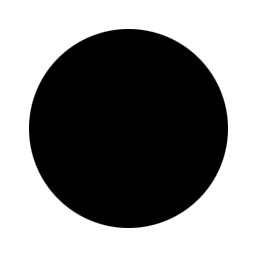
//> input picture Segment/CvSnakeImage/circle.bmp, 256 x 256 px
$ ./main   (built with g++ and OpenCV 4)
//> lines starting //> are read from the running program, lines starting //| are printed output that depends on the picture; after the words box and inside, x2 and y2 are one past the last pixel; in counts of white or black regions, pixels touching at a corner belong together
### Segment/CvSnakeImage/snakeimage.h
/**********************************************************************

Copyright (c) Mr.Bin. All rights reserved.
For more information visit: http://blog.csdn.net/webzhuce

**********************************************************************/
//modify based on cvSnakeImage. The general process of the algorithm is as follows.
//while (!converged) {
//		for (i = 0; i < number_of_points; i++) {
//  			Calculate Econt
//				Calculate Ecurv
//				Calculate Eimg
//				ENERGY = alpha * Econt + beta * Ecurv + gamma * Eimg;
//		}
//}

#pragma once
#include <opencv2/opencv.hpp>

#define SNAKE_BIG 2.e+38f
#define WTILE_SIZE 8
#define TILE_SIZE (WTILE_SIZE + 2)

enum  Scheme
{
	SNAKE_IMAGE,  ///image intensity is energy
	SNAKE_GRAD, //magnitude of gradient is energy
};
class SnakeImage
{
public:
	SnakeImage(const cv::Mat &src);
	void segment(std::vector<cv::Point> &points);
	void segment(std::vector<cv::Point> &points, std::vector<float> &alpha, std::vector<float> &beta, std::vector<float> &gamma);
	void setAlpha(float i) { alpha_ = i; }
	float getAlpha() const { return alpha_; }
	void setBeta(float i) { beta_ = i; }
	float getBeta() const { return beta_; }
	void setGamma(float i) { gamma_ = i; }
	float getGamma() const { return gamma_; }

private:
	void drawCurve(std::vector<cv::Point> &points);
	cv::Size win_{ 5, 5 };
	float alpha_ = 0.4;
	float beta_ = 0.6;
	float gamma_ = 0.8;
	Scheme scheme_ = SNAKE_IMAGE;
	cv::Mat src_;
	cv::Mat image_; //for debugging
	cv::TermCriteria termcriteria_;
};

### Segment/CvSnakeImage/snakeimage.cpp
/**********************************************************************

Copyright (c) Mr.Bin. All rights reserved.
For more information visit: http://blog.csdn.net/webzhuce

**********************************************************************/
#include "snakeimage.h"

SnakeImage::SnakeImage(const cv::Mat &src)
{
	if (src.channels() == 3)
	{
		cv::cvtColor(src, src_, CV_BGR2GRAY);
		src.copyTo(image_);
	}
	else
	{
		src.copyTo(src_);
		cv::cvtColor(src, image_, CV_GRAY2BGR);
	}
	//set criteria for iteration termination
	termcriteria_.type = CV_TERMCRIT_ITER;
	termcriteria_.maxCount = 1000;
	termcriteria_.epsilon = 0.1;
}

void SnakeImage::segment(std::vector<cv::Point> &points)
{
	drawCurve(points);
	if (points.size() < 3)
		return;

	int i = 0, j = 0, k = 0;
	//win_ is a domain, in which  search minimization of energy for each point
	//neighbors is the number of points in win_
	int neighbors = win_.height * win_.width;
	//the center of win_
	int centerx = win_.width >> 1;
	int centery = win_.height >> 1;

	//energy terms of neighbors of every points
	float *Econt = new float[neighbors];
	float *Ecurv = new float[neighbors];
	float *Eimg = new float[neighbors];
	float *E = new float[neighbors];

	//for two order difference
	int tx = 0, ty = 0;

	//for calculating distance
	float averagedistance = 0, diffx = 0, diffy = 0;

	//for calculating moving
	int offsetx = 0, offsety = 0;

	//temporary variables
	float tmp = 0.0, energy = 0.0;

	//if SNAKE_GRAD
	cv::Mat dx, dy, src;
	src_.convertTo(src, CV_16SC1);
	Sobel(src, dx, src.depth(), 1, 0, 1);
	Sobel(src, dy, src.depth(), 0, 1, 1);

	// the number of moved points in each iteration
	int movecount = 0;

	bool converged = false;
	int iteration = 0;
	while (!converged)
	{
		movecount = 0; // the number of moved points
		iteration++;

		//the average of distance between points
		averagedistance = 0;
		for (i = 0; i < points.size(); i++)
		{
			if (i != 0)
			{
				diffx = points[i - 1].x - points[i].x;
				diffy = points[i - 1].y - points[i].y;
			}
			else //n-1->0
			{
				diffx = points[points.size() - 1].x - points[i].x;
				diffy = points[points.size() - 1].y - points[i].y;
			}
			averagedistance += std::sqrt(std::pow(diffx, 2) + std::pow(diffy, 2));
		}
		averagedistance /= points.size();

		//search each point
		for (i = 0; i < points.size(); i++)
		{
			//calculate Econt
			float maxEcont = 0;
			float minEcont = SNAKE_BIG;
			//calculate reasonable search boundaries
			int left = std::min(points[i].x, centerx);
			int right = std::min(src_.cols - 1 - points[i].x, centerx);
			int upper = std::min(points[i].y, centery);
			int bottom = std::min(src_.rows - 1 - points[i].y, centery);
			for (j = -upper; j <= bottom; j++)
			{
				for (k = -left; k <= right; k++)
				{
					if (i == 0)
					{
						diffx = points[points.size() - 1].x - (points[i].x + k);
						diffy = points[points.size() - 1].y - (points[i].y + j);
					}
					else
					{
						diffx = points[i - 1].x - (points[i].x + k);
						diffy = points[i - 1].y - (points[i].y + j);
					}
					energy = std::abs(averagedistance - std::sqrt(std::pow(diffx, 2) + std::pow(diffy, 2)));
					Econt[(j + centery) * win_.width + k + centerx] = energy;
					maxEcont = std::max(maxEcont, energy);
					minEcont = std::min(minEcont, energy);
				}
			}
			//if maxEcont == minEcont, set Econt all to zero
			//else normalize Econt
			tmp = maxEcont - minEcont;
			tmp = (tmp == 0.0f) ? 0.0f : (1.0 / tmp);
			for (k = 0; k < neighbors; k++)
			{
				Econt[k] = (Econt[k] - minEcont) * tmp;
			}

			//calculate Ecurv
			float maxEcurv = 0.0f;
			float minEcurv = SNAKE_BIG;
			for (j = -upper; j <= bottom; j++)
			{
				for (k = -left; k <= right; k++)
				{
					if (i == 0)
					{
						tx = points[points.size() - 1].x - 2 * (points[i].x + k) + points[i + 1].x;
						ty = points[points.size() - 1].y - 2 * (points[i].y + j) + points[i + 1].y;
 					}
					else if (i == points.size() - 1)
					{
						tx = points[i - 1].x - 2 * (points[i].x + k) + points[0].x;
						ty = points[i - 1].y - 2 * (points[i].y + j) + points[0].y;
					}
					else
					{
						tx = points[i - 1].x - 2 * (points[i].x + k) + points[i + 1].x;
						ty = points[i - 1].y - 2 * (points[i].y + j) + points[i + 1].y;
					}
					energy = std::pow(tx, 2) + std::pow(ty, 2);
					Ecurv[(j + centery) * win_.width + k + centerx] = energy;
					maxEcurv = std::max(maxEcurv, energy);
					minEcurv = std::min(minEcurv, energy);
				}
			}
			// normalize as above
			tmp = maxEcurv - minEcurv;
			tmp = (tmp == 0.0f) ? 0.0f : (1.0 / tmp);
			for (k = 0; k < neighbors; k++)
			{
				Ecurv[k] = (Ecurv[k] - minEcurv) * tmp;
			}

			//calculate Eimg
			float maxEimg = 0.0f;
			float minEimg = SNAKE_BIG;
			for (j = -upper; j <= bottom; j++)
			{
				for (k = -left; k <= right; k++)
				{
					if (scheme_ == SNAKE_GRAD)
					{
						energy = std::pow(dx.at<short>(points[i].y + j, points[i].x + k), 2);
						energy += std::pow(dy.at<short>(points[i].y + j, points[i].x + k), 2);
						Eimg[(j + centery) * win_.width + k + centerx] = energy;
					}
					else
					{
						energy = src_.at<uchar>(points[i].y + j, points[i].x + k)  ;
						Eimg[(j + centery) * win_.width + k + centerx] = energy;
					}
					maxEimg = std::max(maxEimg, energy);
					minEimg = std::min(minEimg, energy);
				}
			}
			// normalize as above
			tmp = (maxEimg - minEimg);
 			tmp = (tmp == 0.0f) ? 0.0f : (1.0 / tmp);
			for (k = 0; k < neighbors; k++)
			{
				Eimg[k] = (minEimg - Eimg[k]) * tmp;
			}

			//calculate energy of neighbors
			for (k = 0; k < neighbors; k++)
			{
				E[k] = alpha_ * Econt[k] + beta_ * Ecurv[k] + gamma_ * Eimg[k];
			}
			//find minimum energy of neighbors
			float Emin = SNAKE_BIG;
			for (j = -upper; j <= bottom; j++)
			{
				for (k = -left; k <= right; k++)
				{
					if (E[(j + centery) * win_.width + k + centerx] < Emin)
					{
						Emin = E[(j + centery) * win_.width + k + centerx];
						offsetx = k;
						offsety = j;
					}
				}
			}
			//if moved
			if (offsetx || offsety)
			{
				points[i].x += offsetx;
				points[i].y += offsety;
				movecount++;
			}
		} // for each point

		//judge convergence
		converged = (movecount == 0);
		if ((termcriteria_.type & CV_TERMCRIT_ITER) && (iteration >= termcriteria_.maxCount))
			converged = 1;
		if ((termcriteria_.type & CV_TERMCRIT_EPS) && (movecount <= termcriteria_.epsilon))
			converged = 1;

		drawCurve(points);
	} //for each iteration

	//free resource
	delete[] Econt;
	delete[] Ecurv;
	delete[] Eimg;
	delete[] E;
}

// [217 lines left out: function segment, not called in this run]

void SnakeImage::drawCurve(std::vector<cv::Point> &points)
{
	cv::Mat image = image_.clone();
	for (int i = 0; i < points.size(); i++)
	{
		int j = (i + 1) % points.size();
		cv::line(image, points[i], points[j], CV_RGB(255, 0, 0), 3, 8, 0);
	}
	cv::imshow("Iteration", image);
	cv::waitKey(0);
}

### Segment/CvSnakeImage/main.cpp
/**********************************************************************

Copyright (c) Mr.Bin. All rights reserved.
For more information visit: http://blog.csdn.net/webzhuce

**********************************************************************/
#include "snakeimage.h"

int main(int argc, char* argv[])
{
	cv::Mat src;
	int x0, y0, x1, y1, step;
	if (false)
	{
        src = cv::imread("../CvSnakeImage/canon.jpg", 0);
		cv::threshold(src, src, 90, 255, cv::THRESH_OTSU);
		x0 = 60; y0 = 90; x1 = 450; y1 = 640; step = 10;
	}
	else
	{
        src = cv::imread("../CvSnakeImage/circle.bmp", 0);
//> src is the input picture: 256 rows x 256 cols, CV_8UC1; min 0, max 255, mean 134
		x0 = 10; y0 = 20; x1 = 230; y1 = 240; step = 10;
	}

	std::vector<cv::Point> points;
	//up side
	for (int i = 0; i <= (x1 - x0) / step; i++)
	{
		points.push_back({ x0 + i * step, y0 });
	}
	//right side
	for (int i = 1; i <= (y1 - y0) / step; i++)
	{
		points.push_back({ x1, y0 + i * step});
	}
	//bottom side
	for (int i = (x1 - x0) / step - 1; i > 0 ; i--)
	{
		points.push_back({ x0 + i * step, y1 });
	}
	//left side
	for (int i = (y1 - y0) / step; i > 0; i--)
	{
		points.push_back({ x0, y0 + i * step });
	}

	SnakeImage snake(src);
	snake.segment(points);
//> after the loop in drawCurve, `for (int i = 0; i < points.size(); i++)`:
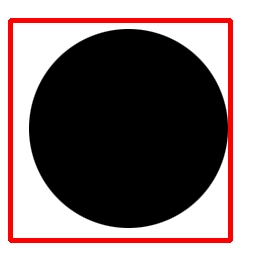
//> image: 256 rows x 256 cols, CV_8UC3; 6.7% of pixels changed, all inside (x1, y1, x2, y2) = (8, 18, 233, 243)
//> in segment, `Sobel(src, dx, src.depth(), 1, 0, 1);`:
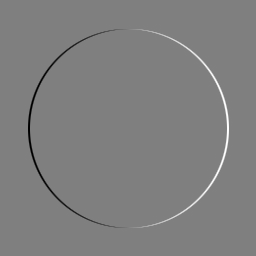
//> dx: 256 rows x 256 cols, CV_16SC1; min -255, max 255, mean 0; drawn with min black and max white
//> in segment, `Sobel(src, dy, src.depth(), 0, 1, 1);`:
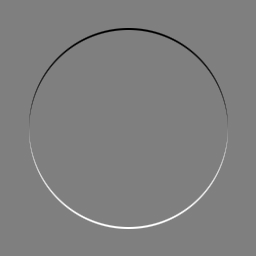
//> dy: 256 rows x 256 cols, CV_16SC1; min -255, max 255, mean 0; drawn with min black and max white
//> the loop in segment, `while (!converged)` made 55 passes
//> (averagedistance, energy, tmp, tx, ty) on passes 2 to 13: (9.95, 255, 0, -1, -5), (9.92, 255, 0, -2, -5), (9.9, 255, 0, -1, -4), (9.87, 255, 0, -1, -3), (9.8, 255, 0, -2, -1), (9.73, 255, 0, -2, -1), (9.63, 255, 0, -3, -1), (9.54, 255, 0, -2, 0), (9.46, 255, 0, -3, 0), (9.36, 255, 0, -3, 1), (9.26, 255, 0, -1, 0), (9.14, 255, 0, -2, -1)
//> (energy, tmp, tx, ty) on pass 1: (255, 0, -3, -6)
//> pass 1, in drawCurve (call 2), `cv::imshow("Iteration", image);`:
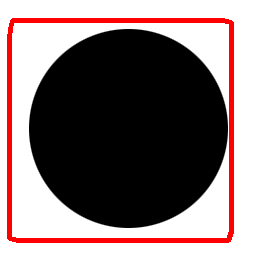
//> window 'Iteration': 256 rows x 256 cols, CV_8UC3; mean B, G, R 117, 117, 134
//> pass 2, in drawCurve (call 3), `cv::imshow("Iteration", image);`:
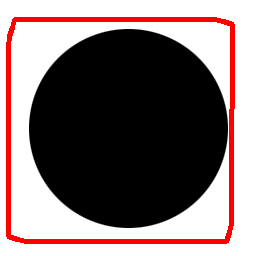
//> window 'Iteration': 256 rows x 256 cols, CV_8UC3; mean B, G, R 117, 117, 134
//> after the loop in segment, `while (!converged)`: movecount = 0; iteration = 55; averagedistance = 7.24; diffx = -8; diffy = 2; energy = 0; tmp = 0.00392; tx = -4; offsetx = 0
//> points = contour of 88 points, box (x1, y1, x2, y2) (25, 28, 229, 229), area 32100
	cv::waitKey(0);
	return EXIT_SUCCESS;
}
